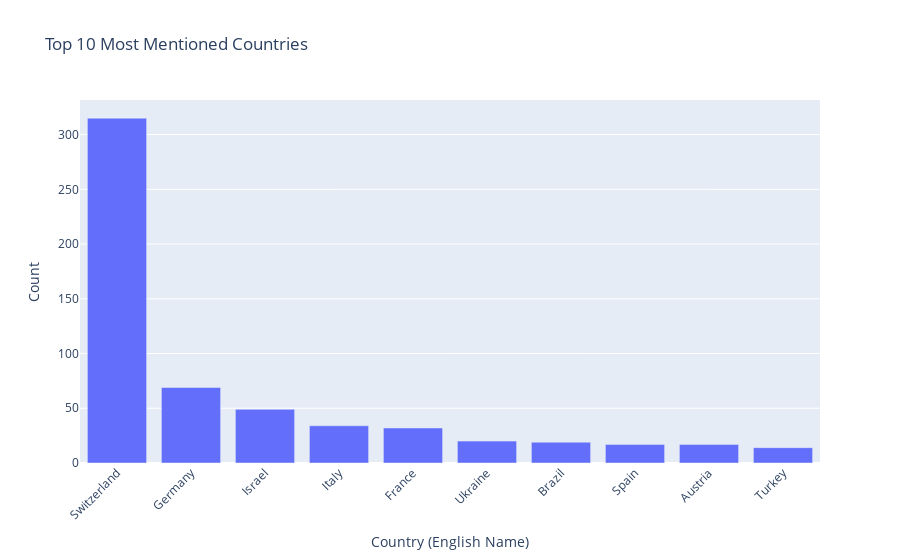

The notebook cell saved with this chart:
### Markdown cell above
**Bar chart for the top 10 countries**

### Code cell
top_10_countries = df_country_count_data.sort_values('Count', ascending=False).head(10)


fig_bar_country = px.bar(top_10_countries,
                         x="EnglishName",
                         y="Count",
                         hover_data=["GermanName", "CapitalNameGerman"],
                         title="Top 10 Most Mentioned Countries")

# Customize the layout
fig_bar_country.update_layout(
    xaxis_title="Country (English Name)",
    yaxis_title="Count",
    xaxis_tickangle=-45,
    showlegend=False,
)

# Show the interactive Plotly chart
fig_bar_country.show()

### Figure 1 — Plotly figure (JSON) as saved in the notebook; plotly's stock layout.template omitted (floating-point values rounded to 4 significant figures)
{"data": [{"alignmentgroup": "True", "customdata": [["Schweiz", "Bern"], ["Deutschland", "Berlin"], ["Israel", "Jerusalem"], ["Italien", "Rom"], ["Frankreich", "Paris"], ["Ukraine", "Kiew"], ["Brasilien", "Brasília"], ["Spanien", "Madrid"], ["Österreich", "Wien"], ["Türkei", "Ankara"]], "hovertemplate": "EnglishName=%{x}<br>Count=%{y}<br>GermanName=%{customdata[0]}<br>CapitalNameGerman=%{customdata[1]}<extra></extra>", "legendgroup": "", "marker": {"color": "#636efa", "pattern": {"shape": ""}}, "name": "", "offsetgroup": "", "orientation": "v", "showlegend": false, "textposition": "auto", "type": "bar", "x": ["Switzerland", "Germany", "Israel", "Italy", "France", "Ukraine", "Brazil", "Spain", "Austria", "Turkey"], "xaxis": "x", "y": [315, 69, 49, 34, 32, 20, 19, 17, 17, 14], "yaxis": "y"}], "layout": {"barmode": "relative", "legend": {"tracegroupgap": 0}, "showlegend": false, "title": {"text": "Top 10 Most Mentioned Countries"}, "xaxis": {"anchor": "y", "domain": [0, 1], "tickangle": -45, "title": {"text": "Country (English Name)"}}, "yaxis": {"anchor": "x", "domain": [0, 1], "title": {"text": "Count"}}}}
